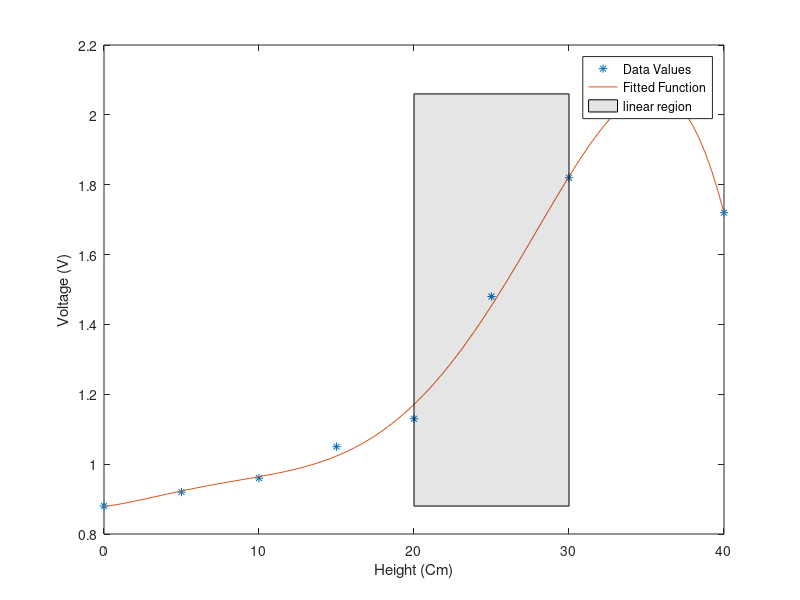

Source code (MATLAB):
%% Lab 1 

% Init
clear all
close all
clc

% Hard coded data
Data = [40 1.72;
        35 2.06;
        30 1.82;
        25 1.48;
        20 1.13;
        15 1.05;
        10 0.96;
        05 0.92;
        00 0.88];

% Store data in variables
height = Data(:,1)';
voltage = Data(:,2)';

% Plot measured data
plot(height, voltage, '*')
ylabel("Voltage (V)")
xlabel("Height (Cm)")
hold on

% Fit Data to polynomial
p = polyfit(height, voltage,  5);

% Generate a callable function based on voltage
fit_function = @(h) polyval(p, h);

% Plot fitted function
h_values = linspace(min(height), max(height), 100); % Adjust the number of points as needed
V_fit = fit_function(h_values);
plot(h_values, V_fit)
% Shade the region from height 20 to 30 in light gray
h_shade = [20, 30];
V_shade = [.8, 2.2];

% Fill the shaded region with a light gray color
fill([min(h_shade), min(h_shade), max(h_shade), max(h_shade)], [min(voltage), max(voltage), max(voltage), min(voltage)], 'k', 'FaceAlpha', 0.1);




% Label the shaded region
legend("Data Values","Fitted Function","linear region", location = "southeast")


